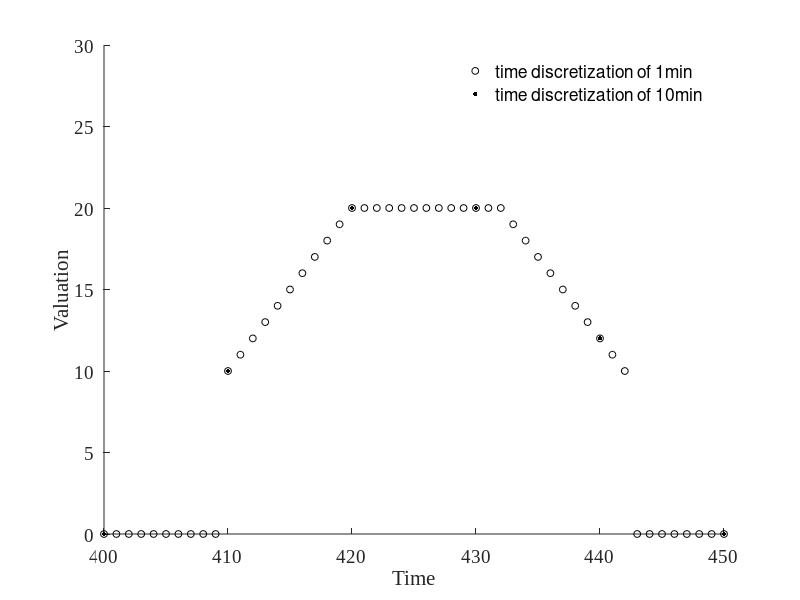

Here is the MATLAB script that generated this plot: (Note: this script raises an error after producing the figure.)
clear;clc;
figure(1);clf;hold on;
set(gcf,'color',[1,1,1])
x = 400:1:450;
y = min(min(x-400,452-x),20*ones(1,length(x)));
y(x<410)=0;
y(x>442)=0;
plot(x,y,'ko', 'markersize', 5)
axis([400,450,0,30]);
x2 = 400:10:450;
y2 = y(ismember(x,x2));
plot(x2,y2,'k.', 'markersize', 10)
legend('time discretization of 1min','time discretization of 10min')
legend('boxoff')
xlabel('Time','FontName','Times new roman','FontSize',14);
ylabel('Valuation','FontName','Times new roman','FontSize',14)

set(gca,'FontName','Times new roman','FontSize',14)
ax = gca;
outerpos = ax.OuterPosition;
ti = ax.TightInset; 
left = outerpos(1) + ti(1);
bottom = outerpos(2) + ti(2);
ax_width = outerpos(3) - ti(1) - ti(3);
ax_height = outerpos(4) - ti(2) - ti(4)-0.01;
ax.Position = [left bottom ax_width ax_height];
set(gcf,'Units','Inches');
pos = get(gcf,'Position');
set(gcf,'PaperPositionMode','Auto','PaperUnits','Inches','PaperSize',[pos(3), pos(4)])
saveas(gcf,'time_discretization.pdf');